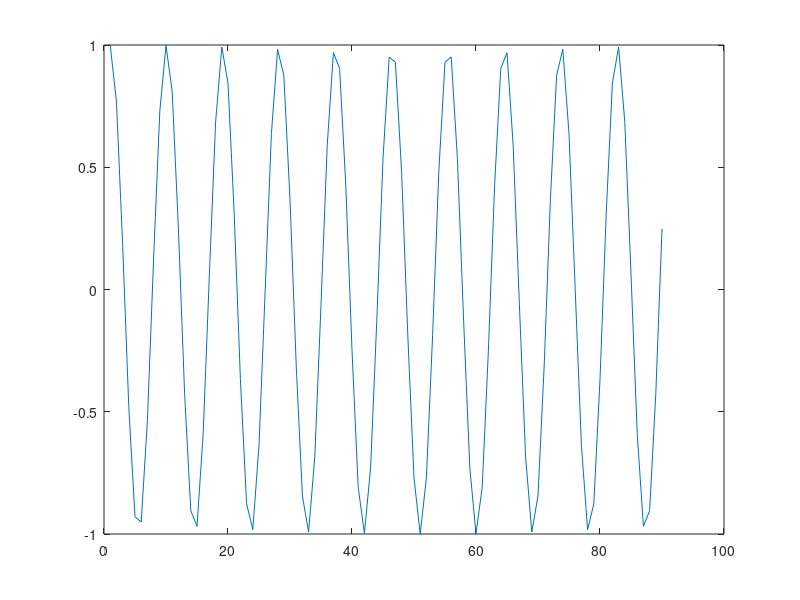
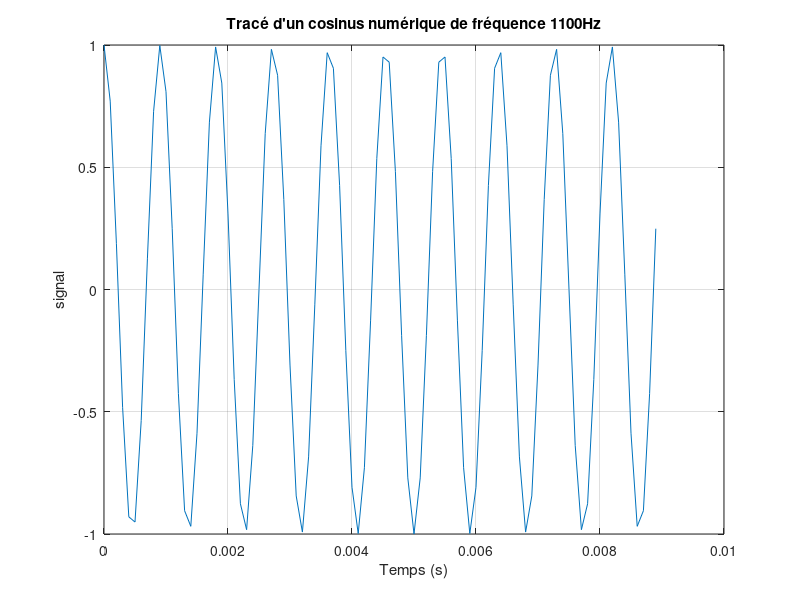
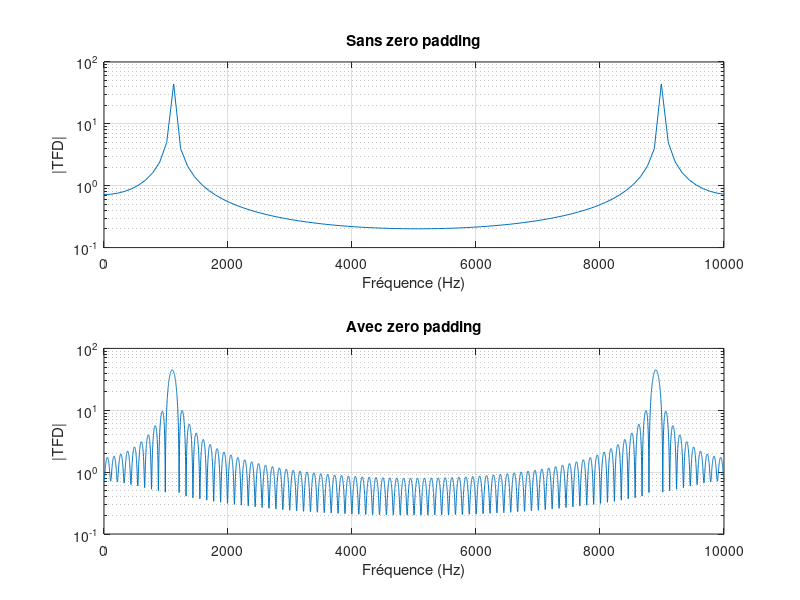
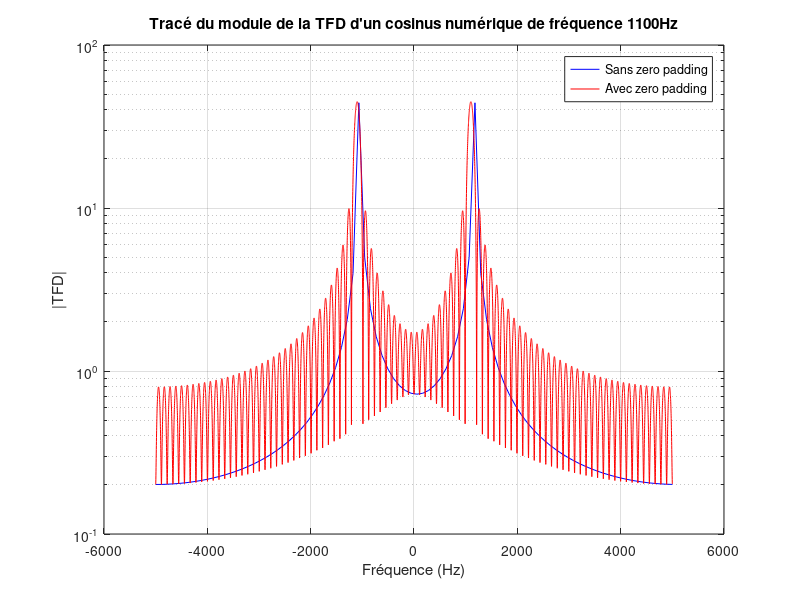

Write the MATLAB code that produced these figures, in order.
%%%%%%%%%%%%%%%%%%%%%%%%%%%%%%%%%%%%%%%%%%%%%%%%%%%%%%%%%%%%%%%%%%%%%%%%%%
%               TP1 de Traitement Numérique du Signal
%                   SCIENCES DU NUMERIQUE 1A
%                       Fevrier 2024 
%                        Prénom Nom
%%%%%%%%%%%%%%%%%%%%%%%%%%%%%%%%%%%%%%%%%%%%%%%%%%%%%%%%%%%%%%%%%%%%%%%%%%

clear all
close all

%%%%%%%%%%%%%%%%%%%%%%%%%%%%%%%%%%%%%%%%%%%%%%%%%%%%%%%%%%%%%%%%%%%%%%%%%%
% PARAMETRES GENERAUX
%%%%%%%%%%%%%%%%%%%%%%%%%%%%%%%%%%%%%%%%%%%%%%%%%%%%%%%%%%%%%%%%%%%%%%%%%%
A = 1;                    % Amplitude du cosinus
f0 = 1100;                % Fréquence du cosinus en Hz
T0 = 1/f0;                % Période du cosinus en secondes
N = 90;                   % Nombre d'échantillons souhaités pour le cosinus
Fe = 10000;               % Fréquence d'échantillonnage en Hz
Te = 1/Fe;                % Période d'échantillonnage en secondes
SNR = "à completer";      % SNR souhaité en dB pour le cosinus bruité


%%%%%%%%%%%%%%%%%%%%%%%%%%%%%%%%%%%%%%%%%%%%%%%%%%%%%%%%%%%%%%%%%%%%%%%%%%
% GENERATION DU COSINUS NUMERIQUE
%%%%%%%%%%%%%%%%%%%%%%%%%%%%%%%%%%%%%%%%%%%%%%%%%%%%%%%%%%%%%%%%%%%%%%%%%%
% Définition de l'échelle temporelle
temps = 0:Te:(N-1)*Te;
% Génération de N échantillons de cosinus à la fréquence f0
x=A*cos(2*pi*f0*temps);

%%%%%%%%%%%%%%%%%%%%%%%%%%%%%%%%%%%%%%%%%%%%%%%%%%%%%%%%%%%%%%%%%%%%%%%%%%
% TRACE DU COSINUS NUMERIQUE
%%%%%%%%%%%%%%%%%%%%%%%%%%%%%%%%%%%%%%%%%%%%%%%%%%%%%%%%%%%%%%%%%%%%%%%%%%
% Sans se préoccuper de l'échelle temporelle
figure
plot(x)

% Tracé avec une échelle temporelle en secondes
% des labels sur les axes et un titre (utilisation de xlabel, ylabel et
% title)
figure
plot(temps, x);
grid
xlabel('Temps (s)')
ylabel('signal')
title(['Tracé d''un cosinus numérique de fréquence ' num2str(f0) 'Hz']);

%%%%%%%%%%%%%%%%%%%%%%%%%%%%%%%%%%%%%%%%%%%%%%%%%%%%%%%%%%%%%%%%%%%%%%%%%%
% CALCUL DE LA TRANSFORMEE DE FOURIER NUMERIQUE (TFD) DU COSINUS NUMERIQUE
%%%%%%%%%%%%%%%%%%%%%%%%%%%%%%%%%%%%%%%%%%%%%%%%%%%%%%%%%%%%%%%%%%%%%%%%%%
% Sans zero padding 
X=fft(x);
% Avec zero padding (ZP : paramètre de zero padding à définir)
nfft = 8192;
X_ZP=fft(x, nfft);

%%%%%%%%%%%%%%%%%%%%%%%%%%%%%%%%%%%%%%%%%%%%%%%%%%%%%%%%%%%%%%%%%%%%%%%%%%
% TRACE DU MODULE DE LA TFD DU COSINUS NUMERIQUE EN ECHELLE LOG
% SANS PUIS AVEC ZERO PADDING
%%%%%%%%%%%%%%%%%%%%%%%%%%%%%%%%%%%%%%%%%%%%%%%%%%%%%%%%%%%%%%%%%%%%%%%%%%

% Avec une échelle fréquentielle en Hz
% des labels sur les axes et des titres
% Tracés en utilisant plusieurs zones de la figure (utilisation de subplot) 
figure('name',['Tracé du module de la TFD d''un cosinus numérique de fréquence ' num2str(f0) 'Hz'])

subplot(2,1,1)
echelle_frequentielle = 0:Fe/(N-1):Fe;
semilogy(echelle_frequentielle, abs(X));
grid
title('Sans zero padding')
xlabel('Fréquence (Hz)')
ylabel('|TFD|')

subplot(2,1,2)
echelle_frequentielle = 0:Fe/(nfft-1):Fe;
semilogy(echelle_frequentielle, abs(X_ZP));
grid
title('Avec zero padding')
xlabel('Fréquence (Hz)')
ylabel('|TFD|')

% Avec une échelle fréquentielle en Hz
% des labels sur les axes et des titres
% Tracés superposés sur une même figure 
% (utilisation de hold, de couleurs différentes et de legend)
% !! UTILISER ICI fftshit POUR LE TRACE !!
figure
echelle_frequentielle = -Fe/2:Fe/(N-1):Fe/2;
semilogy(echelle_frequentielle, fftshift(abs(X)), 'b');    %Tracé en bleu : 'b'
hold on
echelle_frequentielle = -Fe/2:Fe/(nfft-1):Fe/2;
semilogy(echelle_frequentielle, fftshift(abs(X_ZP)), 'r'); %Tracé en rouge : 'r'
grid
legend('Sans zero padding','Avec zero padding')
xlabel('Fréquence (Hz)')
ylabel('|TFD|')
title(['Tracé du module de la TFD d''un cosinus numérique de fréquence ' num2str(f0) 'Hz'])

%%%%%%%%%%%%%%%%%%%%%%%%%%%%%%%%%%%%%%%%%%%%%%%%%%%%%%%%%%%%%%%%%%%%%%%%%%
% CALCUL DE LA TFD DU COSINUS NUMERIQUE AVEC FENETRAGE
%%%%%%%%%%%%%%%%%%%%%%%%%%%%%%%%%%%%%%%%%%%%%%%%%%%%%%%%%%%%%%%%%%%%%%%%%%
% Application de la fenêtre de pondération de Hamming
x_fenetre_hamming = x.*hamming(length(x)).';
% Calcul de la TFD pondérée, avec zeros padding
X_ZP_hamming = fft(x_fenetre_hamming, nfft);
% Application de la fenêtre de pondération de Blackman
x_fenetre_blackman = x.*blackman(length(x)).';
% Calcul de la TFD pondérée, avec zeros padding
X_ZP_blackman = fft(x_fenetre_blackman, nfft);

%%%%%%%%%%%%%%%%%%%%%%%%%%%%%%%%%%%%%%%%%%%%%%%%%%%%%%%%%%%%%%%%%%%%%%%%%%
% TRACE DU MODULE DE LA TFD DU COSINUS NUMERIQUE AVEC FENETRAGE EN ECHELLE LOG
% POUR DIFFERENTES FENETRES
%%%%%%%%%%%%%%%%%%%%%%%%%%%%%%%%%%%%%%%%%%%%%%%%%%%%%%%%%%%%%%%%%%%%%%%%%%
figure
echelle_frequentielle = -Fe/2:Fe/(nfft-1):Fe/2;
semilogy(echelle_frequentielle, fftshift(abs(X_ZP)), 'b');         % Tracé en bleu : 'b'
hold on
semilogy(echelle_frequentielle, fftshift(abs(X_ZP_hamming)), 'r'); % Tracé en rouge : 'r'
hold on
semilogy(echelle_frequentielle, fftshift(abs(X_ZP_blackman)), 'g');% Tracé en rouge : 'g'
hold on
grid
legend('Non fenetré','Fenetre de Hamming', 'Fenetre de Blackman')
xlabel('Fréquence (Hz)')
ylabel('|TFD|')
title(['Tracé du module de la TFD d''un cosinus numérique de fréquence ' num2str(f0) 'Hz'])

%%%%%%%%%%%%%%%%%%%%%%%%%%%%%%%%%%%%%%%%%%%%%%%%%%%%%%%%%%%%%%%%%%%%%%%%%%
% CALCUL DE LA DENSITE SPECTRALE DE PUISSANCE (DSP) DU COSINUS NUMERIQUE
%%%%%%%%%%%%%%%%%%%%%%%%%%%%%%%%%%%%%%%%%%%%%%%%%%%%%%%%%%%%%%%%%%%%%%%%%%

% Estimation par périodogramme
Sx_periodogramme = abs(X_ZP).^2;

% Estimation par périodogramme de Welch
Sx_Welch = pwelch(x, [],[],[],Fe,'twosided');

%%%%%%%%%%%%%%%%%%%%%%%%%%%%%%%%%%%%%%%%%%%%%%%%%%%%%%%%%%%%%%%%%%%%%%%%%%
% TRACE DE LA DENSITE SPECTRALE DE PUISSANCE (DSP) DU COSINUS NUMERIQUE
%%%%%%%%%%%%%%%%%%%%%%%%%%%%%%%%%%%%%%%%%%%%%%%%%%%%%%%%%%%%%%%%%%%%%%%%%%

% Tracés superposés sur une même figure en utilisant fftshift
% Avec une échelle fréquentielle en Hz
% des labels sur les axes, un titre, une légende
figure
echelle_frequentielle = -Fe/2:Fe/(nfft-1):Fe/2;
semilogy(echelle_frequentielle, fftshift(abs(Sx_periodogramme)),'b')
hold on
echelle_frequentielle = linspace(-Fe/2, Fe/2, length(Sx_Welch));
semilogy(echelle_frequentielle, fftshift(abs(Sx_Welch)),'r')
legend('Periodogramme','Periodogramme de Welch')
xlabel('Fréquences (Hz)')
ylabel('DSP')
title('Tracés de la DSP d''un cosinus numérique de fréquence 1100 Hz');